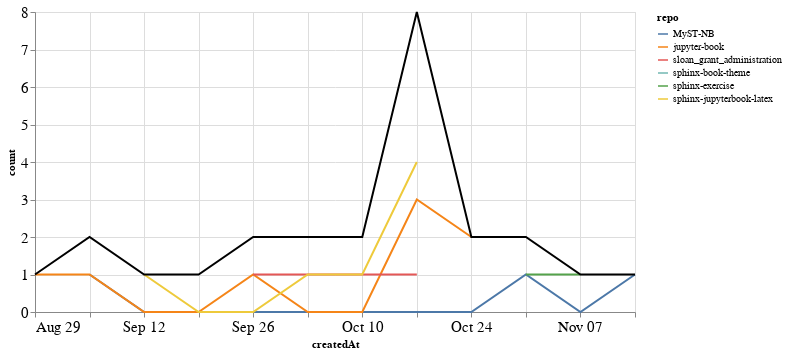

Notebook source saved alongside this figure:
### Markdown cell above
### PRs

### Code cell
prs_time = prs.groupby('repo').resample('W', on='createdAt').count()['author'].reset_index()
prs_time = prs_time.rename(columns={'author': 'count'})
prs_time_total = prs_time.groupby('createdAt').agg({"count": "sum"}).reset_index()

ch1 = alt.Chart(prs_time, width=600).mark_line().encode(
    x='createdAt',
    y='count',
    color='repo',
    tooltip="repo"
)

ch2 = alt.Chart(prs_time_total, width=600).mark_line(color="black").encode(
    x='createdAt',
    y='count',
)

ch1 + ch2

### Figure 1 — Vega-Lite specification as saved in the notebook (floating-point values rounded to 4 significant figures)
{"config": {"axisLeft": {"labelFontSize": 15}, "axisBottom": {"labelFontSize": 15}}, "layer": [{"data": {"name": "data-3c31bad07a4915b3017e003708cf3a87"}, "mark": "line", "encoding": {"color": {"type": "nominal", "field": "repo"}, "tooltip": {"type": "nominal", "field": "repo"}, "x": {"type": "temporal", "field": "createdAt"}, "y": {"type": "quantitative", "field": "count"}}, "width": 600}, {"data": {"name": "data-b7da0dbf74745a32686e542d75702dcc"}, "mark": {"type": "line", "color": "black"}, "encoding": {"x": {"type": "temporal", "field": "createdAt"}, "y": {"type": "quantitative", "field": "count"}}, "width": 600}], "$schema": "https://vega.github.io/schema/vega-lite/v4.8.1.json", "datasets": {"data-3c31bad07a4915b3017e003708cf3a87": [{"repo": "MyST-NB", "createdAt": "2021-09-05T00:00:00", "count": 1}, {"repo": "MyST-NB", "createdAt": "2021-09-12T00:00:00", "count": 0}, {"repo": "MyST-NB", "createdAt": "2021-09-19T00:00:00", "count": 0}, {"repo": "MyST-NB", "createdAt": "2021-09-26T00:00:00", "count": 0}, {"repo": "MyST-NB", "createdAt": "2021-10-03T00:00:00", "count": 0}, {"repo": "MyST-NB", "createdAt": "2021-10-10T00:00:00", "count": 0}, {"repo": "MyST-NB", "createdAt": "2021-10-17T00:00:00", "count": 0}, {"repo": "MyST-NB", "createdAt": "2021-10-24T00:00:00", "count": 0}, {"repo": "MyST-NB", "createdAt": "2021-10-31T00:00:00", "count": 1}, {"repo": "MyST-NB", "createdAt": "2021-11-07T00:00:00", "count": 0}, {"repo": "MyST-NB", "createdAt": "2021-11-14T00:00:00", "count": 1}, {"repo": "jupyter-book", "createdAt": "2021-08-29T00:00:00", "count": 1}, {"repo": "jupyter-book", "createdAt": "2021-09-05T00:00:00", "count": 1}, {"repo": "jupyter-book", "createdAt": "2021-09-12T00:00:00", "count": 0}, {"repo": "jupyter-book", "createdAt": "2021-09-19T00:00:00", "count": 0}, {"repo": "jupyter-book", "createdAt": "2021-09-26T00:00:00", "count": 1}, {"repo": "jupyter-book", "createdAt": "2021-10-03T00:00:00", "count": 0}, {"repo": "jupyter-book", "createdAt": "2021-10-10T00:00:00", "count": 0}, {"repo": "jupyter-book", "createdAt": "2021-10-17T00:00:00", "count": 3}, {"repo": "jupyter-book", "createdAt": "2021-10-24T00:00:00", "count": 2}, {"repo": "sloan_grant_administration", "createdAt": "2021-09-26T00:00:00", "count": 1}, {"repo": "sloan_grant_administration", "createdAt": "2021-10-03T00:00:00", "count": 1}, {"repo": "sloan_grant_administration", "createdAt": "2021-10-10T00:00:00", "count": 1}, {"repo": "sloan_grant_administration", "createdAt": "2021-10-17T00:00:00", "count": 1}, {"repo": "sphinx-book-theme", "createdAt": "2021-09-19T00:00:00", "count": 1}, {"repo": "sphinx-exercise", "createdAt": "2021-10-31T00:00:00", "count": 1}, {"repo": "sphinx-exercise", "createdAt": "2021-11-07T00:00:00", "count": 1}, {"repo": "sphinx-jupyterbook-latex", "createdAt": "2021-09-12T00:00:00", "count": 1}, {"repo": "sphinx-jupyterbook-latex", "createdAt": "2021-09-19T00:00:00", "count": 0}, {"repo": "sphinx-jupyterbook-latex", "createdAt": "2021-09-26T00:00:00", "count": 0}, {"repo": "sphinx-jupyterbook-latex", "createdAt": "2021-10-03T00:00:00", "count": 1}, {"repo": "sphinx-jupyterbook-latex", "createdAt": "2021-10-10T00:00:00", "count": 1}, {"repo": "sphinx-jupyterbook-latex", "createdAt": "2021-10-17T00:00:00", "count": 4}], "data-b7da0dbf74745a32686e542d75702dcc": [{"createdAt": "2021-08-29T00:00:00", "count": 1}, {"createdAt": "2021-09-05T00:00:00", "count": 2}, {"createdAt": "2021-09-12T00:00:00", "count": 1}, {"createdAt": "2021-09-19T00:00:00", "count": 1}, {"createdAt": "2021-09-26T00:00:00", "count": 2}, {"createdAt": "2021-10-03T00:00:00", "count": 2}, {"createdAt": "2021-10-10T00:00:00", "count": 2}, {"createdAt": "2021-10-17T00:00:00", "count": 8}, {"createdAt": "2021-10-24T00:00:00", "count": 2}, {"createdAt": "2021-10-31T00:00:00", "count": 2}, {"createdAt": "2021-11-07T00:00:00", "count": 1}, {"createdAt": "2021-11-14T00:00:00", "count": 1}]}}
